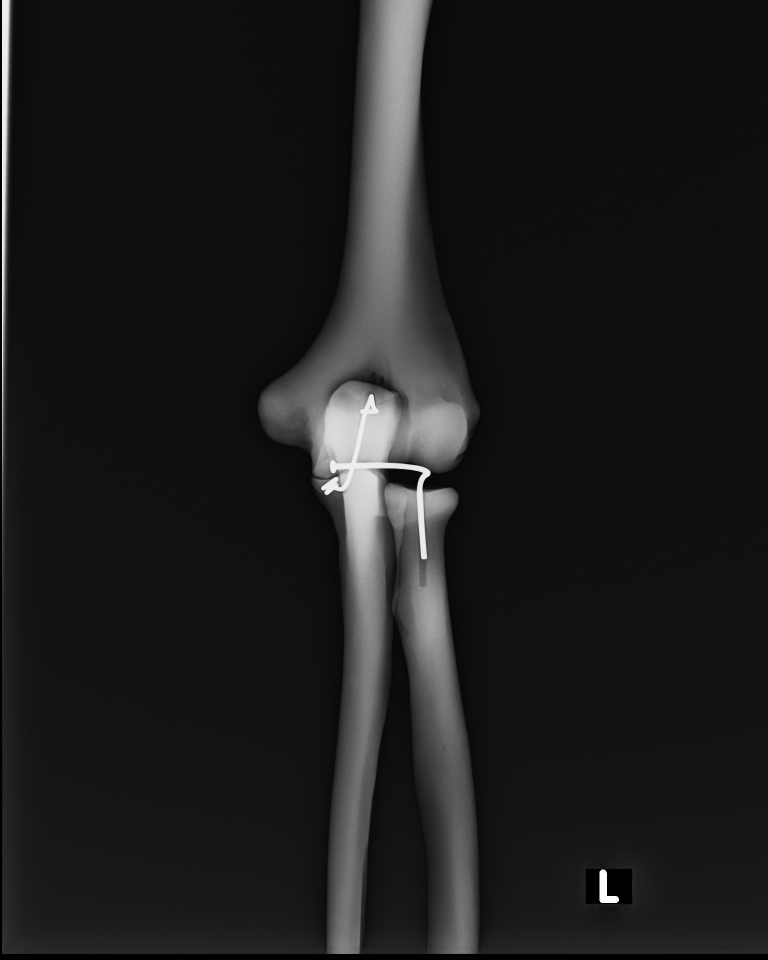
#> input picture data/real_xray/images/008_AP.png, 1536 x 1920 px (shown at 1/2 size)
$ python -i build_drr_library.py   (imports and definitions only)
#> lines starting #> are read from the running program, lines starting #| are printed output that depends on the picture
#> further down, picture is the input picture: shape (1920, 1536, 3); min 0, max 255, mean 29.1
"""
DRRライブラリ事前構築スクリプト

患者CTからDRRを全角度分事前生成し、.npz キャッシュに保存する。
類似度マッチングの 41s/患者 → ~1s/患者 に短縮するための前処理ステップ。

使い方:
  python scripts/build_drr_library.py \
    --ct_dir "data/raw_dicom/ct_volume/..." \
    --out_path  data/drr_library/patient001.npz \
    --angle_min 60 --angle_max 180 --angle_step 1 \
    --laterality L --series_num 4

出力 .npz の構造:
  angles: float32 array (N,)        — 角度リスト (度)
  drrs:   uint8   array (N, H, W)   — DRR画像 (256x256)
  meta:   JSON文字列                 — CT情報・生成パラメータ
"""

from __future__ import annotations

import argparse
import json
import sys
import time
from pathlib import Path

import cv2
import numpy as np

_PROJECT_ROOT = Path(__file__).resolve().parent.parent
sys.path.insert(0, str(_PROJECT_ROOT / "elbow-train"))

from elbow_synth import (
    load_ct_volume,
    auto_detect_landmarks,
    rotate_volume_and_landmarks,
    generate_drr,
)

TARGET_SIZE = 256


def preprocess_drr(img: np.ndarray) -> np.ndarray:
    """DRR → uint8 256x256 グレースケール (CLAHE適用済み)"""
    if img.ndim == 3:
        img = cv2.cvtColor(img, cv2.COLOR_BGR2GRAY)
    img = cv2.resize(img, (TARGET_SIZE, TARGET_SIZE), interpolation=cv2.INTER_AREA)
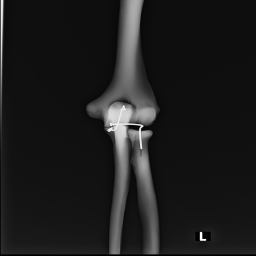
#> img: shape (256, 256); min 0, max 254, mean 29.1
    clahe = cv2.createCLAHE(clipLimit=2.0, tileGridSize=(8, 8))
    img = clahe.apply(img)
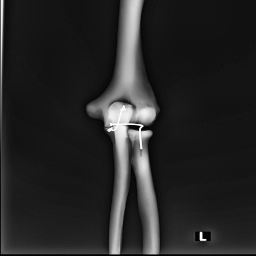
#> img: shape (256, 256); min 2, max 254, mean 39.1
    return img  # uint8


# [102 lines left out: functions build_library, main, not called in this run]


# [2 lines not run here, left out]

>>> import cv2
>>> picture = cv2.imread('../data/real_xray/images/008_AP.png')
>>> result = preprocess_drr(picture)
